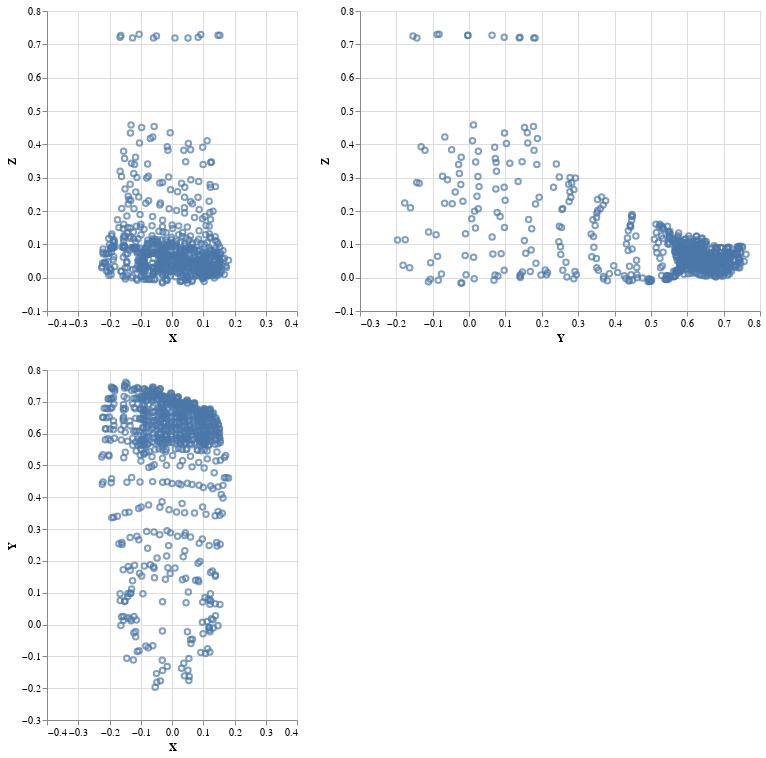

The cell this chart's notebook holds for it:
### Code cell
vertex_point = (xz_point | yz_point) & xy_point
vertex_point

### Figure 1 — Vega specification as saved in the notebook (floating-point values rounded to 4 significant figures; data arrays with more than 128 entries replaced by an {"elided": "..."} marker saying what was removed)
{"$schema": "https://vega.github.io/schema/vega/v5.json", "data": [{"name": "source_0"}, {"name": "data_0", "values": {"elided": "800 records"}}, {"name": "data_1", "values": {"elided": "800 records"}}, {"name": "data_2", "values": {"elided": "800 records"}}], "signals": [{"name": "concat_0_height", "value": 300}, {"name": "concat_0_concat_0_width", "value": 250}, {"name": "concat_0_concat_1_width", "value": 400}, {"name": "concat_1_width", "value": 250}, {"name": "concat_1_height", "value": 350}], "marks": [{"type": "group", "name": "concat_0_group", "marks": [{"type": "group", "name": "concat_0_concat_0_group", "encode": {"update": {"width": {"signal": "concat_0_concat_0_width"}, "height": {"signal": "concat_0_height"}}}, "marks": [{"type": "symbol", "name": "concat_0_concat_0_marks", "from": {"data": "data_0"}, "encode": {"update": {"y": {"field": "Z", "scale": "concat_0_concat_0_y"}, "fill": {"value": "transparent"}, "stroke": {"value": "#4c78a8"}, "x": {"field": "X", "scale": "concat_0_concat_0_x"}, "opacity": {"value": 0.7}}}, "style": ["point"]}], "axes": [{"scale": "concat_0_concat_0_x", "orient": "bottom", "minExtent": 0, "ticks": false, "aria": false, "tickCount": {"signal": "ceil(concat_0_concat_0_width/40)"}, "grid": true, "labels": false, "maxExtent": 0, "domain": false, "gridScale": "concat_0_concat_0_y", "zindex": 0}, {"scale": "concat_0_concat_0_y", "ticks": false, "gridScale": "concat_0_concat_0_x", "domain": false, "tickCount": {"signal": "ceil(concat_0_height/40)"}, "aria": false, "grid": true, "labels": false, "minExtent": 0, "zindex": 0, "maxExtent": 0, "orient": "left"}, {"scale": "concat_0_concat_0_x", "title": "X", "labelFlush": true, "grid": false, "labelOverlap": true, "zindex": 0, "tickCount": {"signal": "ceil(concat_0_concat_0_width/40)"}, "orient": "bottom"}, {"scale": "concat_0_concat_0_y", "orient": "left", "labelOverlap": true, "grid": false, "zindex": 0, "tickCount": {"signal": "ceil(concat_0_height/40)"}, "title": "Z"}], "style": "cell"}, {"type": "group", "name": "concat_0_concat_1_group", "encode": {"update": {"width": {"signal": "concat_0_concat_1_width"}, "height": {"signal": "concat_0_height"}}}, "marks": [{"type": "symbol", "name": "concat_0_concat_1_marks", "from": {"data": "data_1"}, "encode": {"update": {"opacity": {"value": 0.7}, "fill": {"value": "transparent"}, "x": {"field": "Y", "scale": "concat_0_concat_1_x"}, "y": {"field": "Z", "scale": "concat_0_concat_1_y"}, "stroke": {"value": "#4c78a8"}}}, "style": ["point"]}], "axes": [{"scale": "concat_0_concat_1_x", "grid": true, "minExtent": 0, "maxExtent": 0, "zindex": 0, "aria": false, "gridScale": "concat_0_concat_1_y", "tickCount": {"signal": "ceil(concat_0_concat_1_width/40)"}, "orient": "bottom", "ticks": false, "labels": false, "domain": false}, {"scale": "concat_0_concat_1_y", "zindex": 0, "domain": false, "labels": false, "maxExtent": 0, "aria": false, "gridScale": "concat_0_concat_1_x", "grid": true, "orient": "left", "tickCount": {"signal": "ceil(concat_0_height/40)"}, "minExtent": 0, "ticks": false}, {"scale": "concat_0_concat_1_x", "orient": "bottom", "title": "Y", "labelFlush": true, "zindex": 0, "labelOverlap": true, "tickCount": {"signal": "ceil(concat_0_concat_1_width/40)"}, "grid": false}, {"scale": "concat_0_concat_1_y", "orient": "left", "grid": false, "title": "Z", "labelOverlap": true, "tickCount": {"signal": "ceil(concat_0_height/40)"}, "zindex": 0}], "style": "cell"}], "layout": {"padding": 20, "bounds": "full", "align": "each"}}, {"type": "group", "name": "concat_1_group", "encode": {"update": {"height": {"signal": "concat_1_height"}, "width": {"signal": "concat_1_width"}}}, "marks": [{"type": "symbol", "name": "concat_1_marks", "from": {"data": "data_2"}, "encode": {"update": {"stroke": {"value": "#4c78a8"}, "x": {"field": "X", "scale": "concat_1_x"}, "opacity": {"value": 0.7}, "fill": {"value": "transparent"}, "y": {"field": "Y", "scale": "concat_1_y"}}}, "style": ["point"]}], "axes": [{"scale": "concat_1_x", "minExtent": 0, "zindex": 0, "grid": true, "aria": false, "tickCount": {"signal": "ceil(concat_1_width/40)"}, "orient": "bottom", "ticks": false, "maxExtent": 0, "gridScale": "concat_1_y", "domain": false, "labels": false}, {"scale": "concat_1_y", "labels": false, "gridScale": "concat_1_x", "grid": true, "tickCount": {"signal": "ceil(concat_1_height/40)"}, "maxExtent": 0, "minExtent": 0, "zindex": 0, "orient": "left", "domain": false, "aria": false, "ticks": false}, {"scale": "concat_1_x", "labelOverlap": true, "tickCount": {"signal": "ceil(concat_1_width/40)"}, "grid": false, "zindex": 0, "labelFlush": true, "orient": "bottom", "title": "X"}, {"scale": "concat_1_y", "title": "Y", "zindex": 0, "tickCount": {"signal": "ceil(concat_1_height/40)"}, "orient": "left", "grid": false, "labelOverlap": true}], "style": "cell"}], "scales": [{"name": "concat_0_concat_0_x", "type": "linear", "domain": [-0.4, 0.4], "range": [0, {"signal": "concat_0_concat_0_width"}], "zero": true}, {"name": "concat_0_concat_0_y", "type": "linear", "domain": [-0.1, 0.8], "range": [{"signal": "concat_0_height"}, 0], "zero": true}, {"name": "concat_0_concat_1_x", "type": "linear", "domain": [-0.3, 0.8], "range": [0, {"signal": "concat_0_concat_1_width"}], "zero": true}, {"name": "concat_0_concat_1_y", "type": "linear", "domain": [-0.1, 0.8], "range": [{"signal": "concat_0_height"}, 0], "zero": true}, {"name": "concat_1_x", "type": "linear", "domain": [-0.4, 0.4], "range": [0, {"signal": "concat_1_width"}], "zero": true}, {"name": "concat_1_y", "type": "linear", "domain": [-0.3, 0.8], "range": [{"signal": "concat_1_height"}, 0], "zero": true}], "padding": 5, "layout": {"padding": 20, "columns": 1, "bounds": "full", "align": "each"}, "background": "white"}
